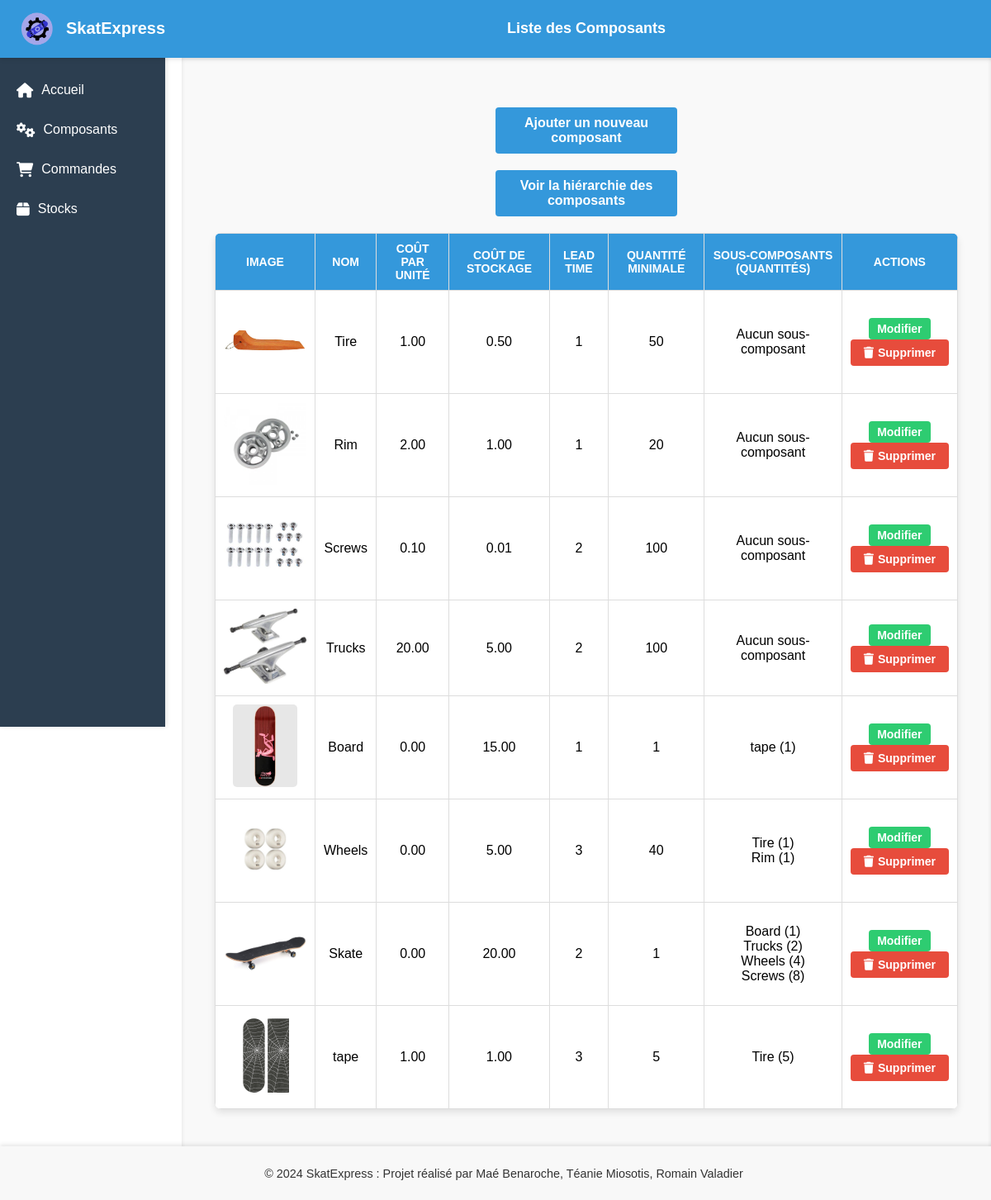
Page /component_list/ on the committed database.
### App/models.py (models this page shows, shortened)
class Component(models.Model):
    name = models.CharField(max_length=100) # Nom du composant
    cost_per_unit = models.DecimalField(max_digits=10, decimal_places=2)
    holding_cost= models.DecimalField(max_digits=10, decimal_places=2)  # Coût de possession par unité
    order_cost = models.DecimalField(max_digits=10, decimal_places=2)  # Coût de commande
    lead_time = models.IntegerField()  # Délai de livraison en semaines
    minimum_order_quantity = models.IntegerField()  # Quantité minimale de commande
    image = models.ImageField(upload_to='components/', blank=True, null=True)  # Champ pour l'image
    sub_components = models.ManyToManyField(
        'self',
        through='ComponentSubComponent',
        symmetrical=False,
        related_name='parent_components',
        blank=True # Permet de ne pas renseigner de sous-composants lors de la création
    )

class ComponentSubComponent(models.Model):
    parent_component = models.ForeignKey(Component, on_delete=models.CASCADE, related_name='parent_component')
    sub_component = models.ForeignKey(Component, on_delete=models.CASCADE, related_name='used_in_components')
    quantity_needed = models.IntegerField()  # Quantité de sous-composant nécessaire pour fabriquer le composant principal
    class Meta:
        constraints = [
            models.UniqueConstraint(fields=['parent_component', 'sub_component'], name='unique_subcomponent_for_component')
        ]

### App/views.py (the view, shortened to what this page needs)
# urls.py: path('component_list/', ComponentListView.as_view(), name='component_list'),
class ComponentListView(ListView):
    model = Component
    template_name = 'component_list.html'
    context_object_name = 'components'  # Nom du contexte pour accéder aux composants dans le template

### templates/component_list.html (shortened to what this page needs)
{% extends 'base.html' %}
{% block header_title %}Liste des Composants{% endblock %}
{% block content %}
<div class="component-container">
    <a href="{% url 'create_component' %}" class="add-button">Ajouter un nouveau composant</a>
    <div style="text-align: center; margin: 20px 0;">
        <a href="{% url 'hierarchy' %}" class="add-button">Voir la hiérarchie des composants</a>
    </div>
    <table>
        <thead>
            <tr>
                <th>Image</th>
                <th>Nom</th>
                <th>Coût par unité</th>
                <th>Coût de stockage</th>
                <th>Lead Time</th>
                <th>Quantité minimale</th>
                <th>Sous-composants (Quantités)</th>
                <th>Actions</th>
            </tr>
        </thead>
        <tbody>
            {% for component in components %}
            <tr>
                <td>
                    {% if component.image %}
                        <img src="{{ component.image.url }}" alt="Image de {{ component.name }}" style="max-width: 100px; max-height: 100px;">
                    {% else %}
                        Pas d'image
                    {% endif %}
                </td>
                <td>{{ component.name }}</td>
                <td>{{ component.cost_per_unit }}</td>
                <td>{{ component.holding_cost }}</td>
                <td>{{ component.lead_time }}</td>
                <td>{{ component.minimum_order_quantity }}</td>
                <td>
                    {% with subcomponents=component.parent_component.all %}
                    {% if subcomponents %}
                        {% for subcomponent in subcomponents %}
                            {{ subcomponent.sub_component.name }} ({{ subcomponent.quantity_needed }}){% if not forloop.last %}<br>{% endif %}
                        {% endfor %}
                    {% else %}
                        Aucun sous-composant
                    {% endif %}
                    {% endwith %}
                </td>
                <td class="actions">
                    <a href="{% url 'update_component2' component.id %}" class="edit-button">Modifier</a>
                    <form method="post" style="display: inline;">
                        <button type="submit" class="delete-button">
                            <i class="fas fa-trash"></i> Supprimer
                        </button>
                    </form>
                </td>
            </tr>
            {% empty %}
            <tr>
                <td colspan="8" class="no-data">Aucun composant disponible.</td>
            </tr>
            {% endfor %}
        </tbody>
    </table>
</div>
{% endblock %}

### templates/base.html (shortened to what this page needs)
{% load static %}
<!DOCTYPE html>
<html lang="en">
<head>
    <link rel="stylesheet" href="{% static 'css/style.css' %}">
    <link rel="stylesheet" href="https://cdnjs.cloudflare.com/ajax/libs/font-awesome/6.0.0-beta3/css/all.min.css">
</head>
<body>
     <header>
        <div class="header-left">
            <img src="{% static 'image/logo.png' %}" alt="Logo" class="logo">
            <h1>SkatExpress</h1>
        </div>
        <div class="header-right">
            <h2>{% block header_title %}{% endblock %}</h2>
        </div>
    </header>
    <aside class="sidebar">
        <ul>
            <li>
                <a href="{% url 'homepage' %}" class="nav-item">
                <i class="fas fa-home"></i>
                    <span>Accueil</span>
                </a>
            </li>
            <li>
                <a href="{% url 'component_list' %}" class="nav-item">
                <i class="fas fa-cogs"></i>
                    <span>Composants</span>
                </a>
            </li>
            <li>
                <a href="{% url 'order_list' %}" class="nav-item">
                <i class="fas fa-shopping-cart"></i>
                <span>Commandes</span>
                </a>
            </li>
            <li>
                <a href="{% url 'stock_list' %}" class="nav-item">
                <i class="fas fa-box"></i>
                <span>Stocks</span>
            </a>
            </li>
        </ul>
    </aside>
    <main>
        {% block content %}
        {% endblock %}
    </main>
</body>
<footer class="footer">
    <p> © 2024 SkatExpress : Projet réalisé par Maé Benaroche, Téanie Miosotis, Romain Valadier</p>
</footer>
</html>

### static/css/style.css (style rules this page uses)
.footer { position: fixed; bottom: 0; width: 100%; text-align: center; padding: 10px; background-color: #f8f8f8; font-size: 0.9em; color: #333; box-shadow: 0 -2px 5px rgba(0, 0, 0, 0.1); }
* { transition: all 0.3s ease-in-out; }
body { font-family: Arial, sans-serif; margin: 0; padding: 0; display: flex; min-height: 100vh; flex-direction: column; margin-bottom: 50px; }
header { background-color: #3498db; color: white; padding: 10px 20px; display: flex; justify-content: space-between; align-items: center; position: fixed; top: 0; left: 0; width: 100%; z-index: 1000; box-shadow: 0px 2px 5px rgba(0, 0, 0, 0.1); }
.header-left { display: flex; align-items: center; }
.header-left .logo { width: 50px; height: auto; margin-right: 10px; }
.header-left h1 { font-size: 20px; }
.sidebar { background-color: #2c3e50; color: white; width: 200px; height: 100vh; position: fixed; top: 60px; left: 0; display: flex; flex-direction: column; padding-top: 20px; box-shadow: 2px 0px 5px rgba(0, 0, 0, 0.1); z-index: 999; }
.sidebar ul { list-style-type: none; padding: 0; margin: 0; }
.sidebar ul li { margin: 10px 0; }
.sidebar ul li a { text-decoration: none; color: white; display: flex; align-items: center; padding: 10px 20px; transition: background-color 0.3s ease; }
.sidebar ul li a i { margin-right: 10px; font-size: 18px; }
main { margin-left: 220px; margin-top: 70px; padding: 20px; background-color: #f9f9f9; min-height: calc(100vh - 70px); box-shadow: inset 0px 0px 5px rgba(0, 0, 0, 0.1); }
.header-right { display: flex; justify-content: center; align-items: center; flex: 1; text-align: center; }
.header-right h2 { font-size: 18px; margin: 0; padding: 0; color: white; }
.component-container { padding: 20px; background-color: #f9f9f9; }
.add-button { display: block; width: 200px; margin: 20px auto; padding: 10px; text-align: center; background-color: #3498db; color: white; text-decoration: none; border-radius: 4px; font-weight: bold; transition: background-color 0.3s ease; }
table { width: 100%; margin: 20px auto; border-collapse: collapse; background-color: white; border-radius: 8px; overflow: hidden; box-shadow: 0px 4px 8px rgba(0, 0, 0, 0.1); }
th, td { padding: 10px; border: 1px solid #ddd; text-align: center; vertical-align: middle; }
th { background-color: #3498db; color: white; font-size: 14px; text-transform: uppercase; }
td img { max-width: 100px; max-height: 100px; border-radius: 5px; }
.actions a, .actions button { text-decoration: none; font-size: 14px; padding: 5px 10px; color: white; background-color: #2ecc71; border: none; border-radius: 4px; cursor: pointer; transition: background-color 0.3s ease; }
.actions button { background-color: #e74c3c; }
.edit-button { text-decoration: none; color: white; background-color: #3498db; padding: 8px 12px; border-radius: 4px; font-size: 14px; font-weight: bold; display: inline-flex; align-items: center; gap: 5px; transition: background-color 0.3s ease; }
form .delete-button { background-color: #e74c3c; color: white; border: none; padding: 8px 16px; border-radius: 4px; font-size: 14px; font-weight: bold; cursor: pointer; transition: background-color 0.3s ease, transform 0.2s ease; display: flex; align-items: center; gap: 5px; }

### rows in the picture
Component: image (picture), name "Tire", cost_per_unit "1.00", holding_cost "0.50", lead_time "1", minimum_order_quantity "50", shows "Aucun sous-composant"
Component: image (picture), name "Rim", cost_per_unit "2.00", holding_cost "1.00", lead_time "1", minimum_order_quantity "20", shows "Aucun sous-composant"
Component: image (picture), name "Screws", cost_per_unit "0.10", holding_cost "0.01", lead_time "2", minimum_order_quantity "100", shows "Aucun sous-composant"
Component: image (picture), name "Trucks", cost_per_unit "20.00", holding_cost "5.00", lead_time "2", minimum_order_quantity "100", shows "Aucun sous-composant"
Component: image (picture), name "Board", cost_per_unit "0.00", holding_cost "15.00", lead_time "1", minimum_order_quantity "1"
ComponentSubComponent: sub_component.name "tape", quantity_needed "1"
Component: image (picture), name "Wheels", cost_per_unit "0.00", holding_cost "5.00", lead_time "3", minimum_order_quantity "40"
ComponentSubComponent: sub_component.name "Tire", quantity_needed "1"
ComponentSubComponent: sub_component.name "Rim", quantity_needed "1"
Component: image (picture), name "Skate", cost_per_unit "0.00", holding_cost "20.00", lead_time "2", minimum_order_quantity "1"
ComponentSubComponent: sub_component.name "Board", quantity_needed "1"
ComponentSubComponent: sub_component.name "Trucks", quantity_needed "2"
ComponentSubComponent: sub_component.name "Wheels", quantity_needed "4"
ComponentSubComponent: sub_component.name "Screws", quantity_needed "8"
Component: image (picture), name "tape", cost_per_unit "1.00", holding_cost "1.00", lead_time "3", minimum_order_quantity "5"
ComponentSubComponent: sub_component.name "Tire", quantity_needed "5"
